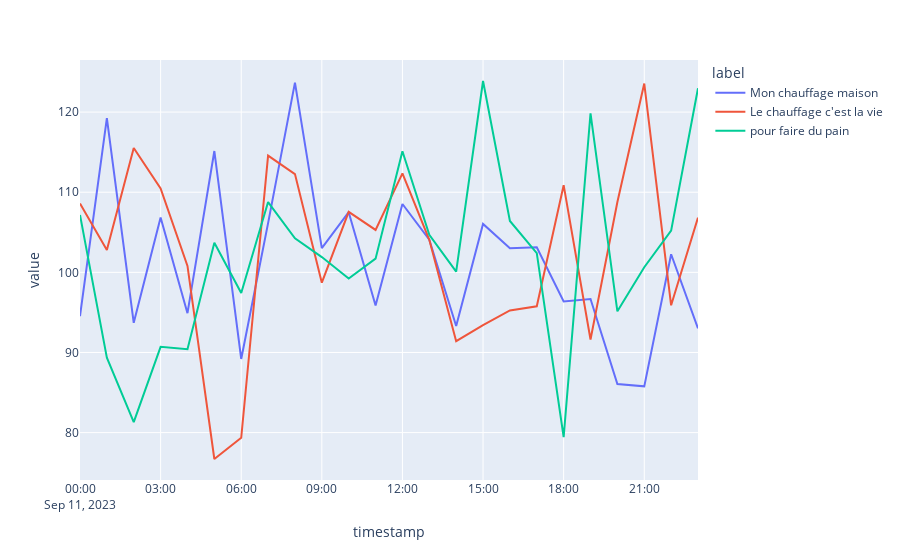

The code cell stored with this chart in its notebook:
### Code cell
df_validation.plot(
    x="timestamp", y="value", color="label", backend="plotly"
)

### Figure 1 — Plotly figure (JSON) as saved in the notebook; plotly's stock layout.template omitted (floating-point values rounded to 4 significant figures)
{"data": [{"hovertemplate": "label=Mon chauffage maison<br>timestamp=%{x}<br>value=%{y}<extra></extra>", "legendgroup": "Mon chauffage maison", "line": {"color": "#636efa", "dash": "solid"}, "marker": {"symbol": "circle"}, "mode": "lines", "name": "Mon chauffage maison", "orientation": "v", "showlegend": true, "type": "scatter", "x": ["2023-09-11 00:00:00", "2023-09-11 01:00:00", "2023-09-11 02:00:00", "2023-09-11 03:00:00", "2023-09-11 04:00:00", "2023-09-11 05:00:00", "2023-09-11 06:00:00", "2023-09-11 07:00:00", "2023-09-11 08:00:00", "2023-09-11 09:00:00", "2023-09-11 10:00:00", "2023-09-11 11:00:00", "2023-09-11 12:00:00", "2023-09-11 13:00:00", "2023-09-11 14:00:00", "2023-09-11 15:00:00", "2023-09-11 16:00:00", "2023-09-11 17:00:00", "2023-09-11 18:00:00", "2023-09-11 19:00:00", "2023-09-11 20:00:00", "2023-09-11 21:00:00", "2023-09-11 22:00:00", "2023-09-11 23:00:00"], "xaxis": "x", "y": [94.53, 119.3, 93.7, 106.8, 94.9, 115.1, 89.19, 106.2, 123.7, 103.0, 107.5, 95.86, 108.5, 104.1, 93.3, 106.0, 103.0, 103.1, 96.36, 96.68, 86.07, 85.77, 102.3, 93.01], "yaxis": "y"}, {"hovertemplate": "label=Le chauffage c'est la vie<br>timestamp=%{x}<br>value=%{y}<extra></extra>", "legendgroup": "Le chauffage c'est la vie", "line": {"color": "#EF553B", "dash": "solid"}, "marker": {"symbol": "circle"}, "mode": "lines", "name": "Le chauffage c'est la vie", "orientation": "v", "showlegend": true, "type": "scatter", "x": ["2023-09-11 00:00:00", "2023-09-11 01:00:00", "2023-09-11 02:00:00", "2023-09-11 03:00:00", "2023-09-11 04:00:00", "2023-09-11 05:00:00", "2023-09-11 06:00:00", "2023-09-11 07:00:00", "2023-09-11 08:00:00", "2023-09-11 09:00:00", "2023-09-11 10:00:00", "2023-09-11 11:00:00", "2023-09-11 12:00:00", "2023-09-11 13:00:00", "2023-09-11 14:00:00", "2023-09-11 15:00:00", "2023-09-11 16:00:00", "2023-09-11 17:00:00", "2023-09-11 18:00:00", "2023-09-11 19:00:00", "2023-09-11 20:00:00", "2023-09-11 21:00:00", "2023-09-11 22:00:00", "2023-09-11 23:00:00"], "xaxis": "x", "y": [108.6, 102.8, 115.5, 110.5, 100.8, 76.71, 79.36, 114.6, 112.3, 98.72, 107.6, 105.3, 112.3, 104.1, 91.41, 93.42, 95.24, 95.76, 110.9, 91.62, 108.8, 123.6, 95.88, 106.8], "yaxis": "y"}, {"hovertemplate": "label=pour faire du pain<br>timestamp=%{x}<br>value=%{y}<extra></extra>", "legendgroup": "pour faire du pain", "line": {"color": "#00cc96", "dash": "solid"}, "marker": {"symbol": "circle"}, "mode": "lines", "name": "pour faire du pain", "orientation": "v", "showlegend": true, "type": "scatter", "x": ["2023-09-11 00:00:00", "2023-09-11 01:00:00", "2023-09-11 02:00:00", "2023-09-11 03:00:00", "2023-09-11 04:00:00", "2023-09-11 05:00:00", "2023-09-11 06:00:00", "2023-09-11 07:00:00", "2023-09-11 08:00:00", "2023-09-11 09:00:00", "2023-09-11 10:00:00", "2023-09-11 11:00:00", "2023-09-11 12:00:00", "2023-09-11 13:00:00", "2023-09-11 14:00:00", "2023-09-11 15:00:00", "2023-09-11 16:00:00", "2023-09-11 17:00:00", "2023-09-11 18:00:00", "2023-09-11 19:00:00", "2023-09-11 20:00:00", "2023-09-11 21:00:00", "2023-09-11 22:00:00", "2023-09-11 23:00:00"], "xaxis": "x", "y": [107.2, 89.35, 81.31, 90.7, 90.41, 103.7, 97.43, 108.8, 104.2, 101.9, 99.24, 101.7, 115.1, 104.7, 100.1, 123.9, 106.4, 102.4, 79.43, 119.9, 95.14, 100.6, 105.2, 123.0], "yaxis": "y"}], "layout": {"legend": {"title": {"text": "label"}, "tracegroupgap": 0}, "margin": {"t": 60}, "xaxis": {"anchor": "y", "domain": [0, 1], "title": {"text": "timestamp"}}, "yaxis": {"anchor": "x", "domain": [0, 1], "title": {"text": "value"}}}}
